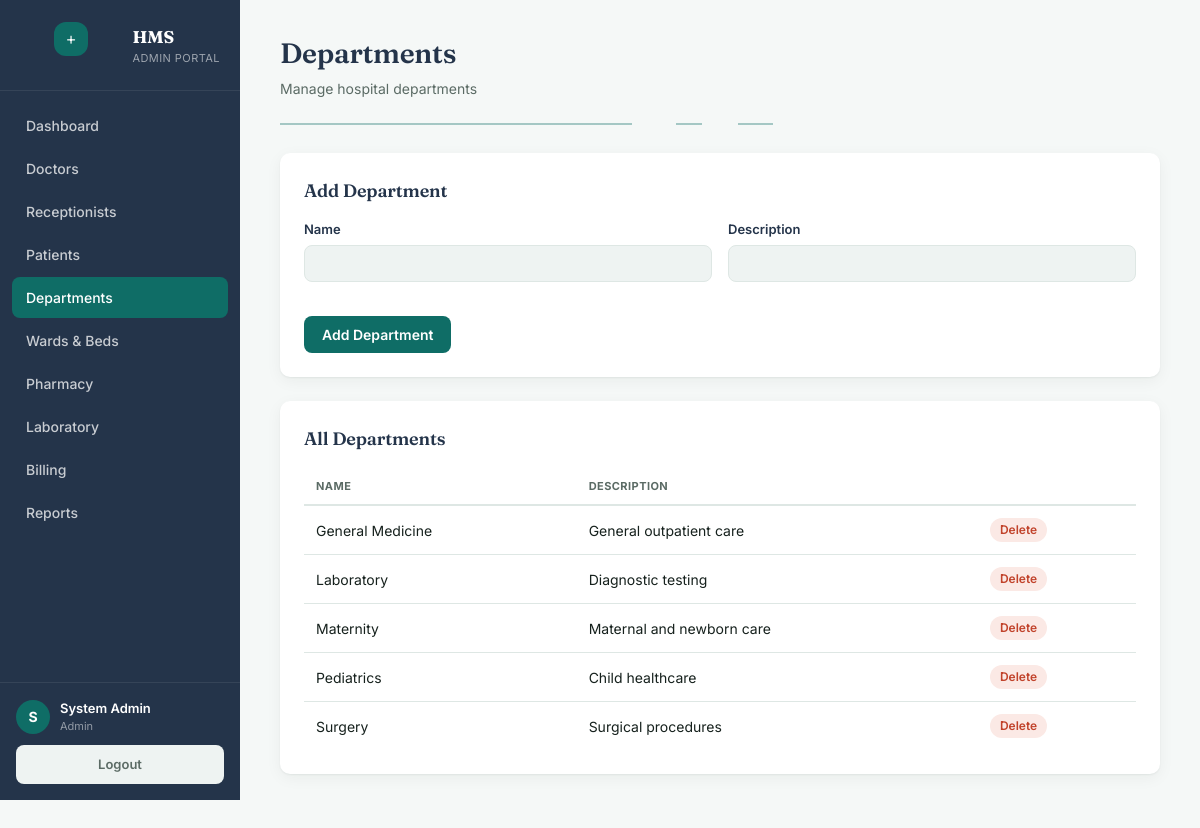
The app's page /admin/departments.php (signed in) with its own data.
### tables this page shows
CREATE TABLE departments (
    id INT AUTO_INCREMENT PRIMARY KEY,
    name VARCHAR(100) NOT NULL,
    description TEXT
);

### includes/functions.php (called while the page is built, shortened)
<?php
function clean($str) {
    return htmlspecialchars(trim($str ?? ''), ENT_QUOTES, 'UTF-8');
}

### admin/departments.php (the view, shortened to what this page needs)
<?php
require_once __DIR__ . '/../config/app.php';
$departments = $pdo->query("SELECT * FROM departments ORDER BY name")->fetchAll();
?>
<!DOCTYPE html>
<html lang="en">
<head>
<link rel="stylesheet" href="<?= BASE_URL ?>/assets/css/style.css">
</head>
<body>
<div class="app-shell">
    <?php include __DIR__ . '/../includes/sidebar.php'; ?>
    <main class="main">
        <div class="page-header"><div><h1>Departments</h1><p>Manage hospital departments</p></div></div>
        <div class="pulse-divider"></div>
        <div class="card">
            <h2>Add Department</h2>
            <form method="POST">
                <div class="form-grid">
                    <div class="form-group"><label>Name</label><input type="text" name="name" required></div>
                    <div class="form-group"><label>Description</label><input type="text" name="description"></div>
                </div>
                <button type="submit" name="add_department" class="btn btn-primary">Add Department</button>
            </form>
        </div>
        <div class="card">
            <h2>All Departments</h2>
            <?php if ($departments): ?>
            <table>
                <thead><tr><th>Name</th><th>Description</th><th></th></tr></thead>
                <tbody>
                <?php foreach ($departments as $d): ?>
                    <tr>
                        <td><?= clean($d['name']) ?></td>
                        <td><?= clean($d['description']) ?></td>
                        <td><a href="?delete=<?= $d['id'] ?>" onclick="return confirm('Delete this department?')" class="badge badge-danger">Delete</a></td>
                    </tr>
                <?php endforeach; ?>
                </tbody>
            </table>
            <?php else: ?><div class="empty-state">No departments yet.</div><?php endif; ?>
        </div>
    </main>
</div>
</body>
</html>

### assets/css/style.css (style rules this page uses)
:root { --bg: #F5F8F7; --surface: #FFFFFF; --surface-sunken: #EEF3F2; --border: #DEE7E4; --text: #16211D; --text-muted: #5B6B65; --teal: #0F6D66; --teal-dark: #0A4F4A; --teal-tint: #E4F1EF; --navy: #24344A; --danger: #C1432B; --danger-tint: #FBE9E5; --success: #3B8562; --success-tint: #E7F3EC; --warning: #B8862E; --warning-tint: #FBF1E1; --radius: 10px; --shadow: 0 1px 2px rgba(22,33,29,0.06), 0 4px 16px rgba(22,33,29,0.05); }
* { box-sizing: border-box; }
body { margin: 0; font-family: 'Inter', -apple-system, sans-serif; background: var(--bg); color: var(--text); font-size: 15px; line-height: 1.5; }
h1, h2, h3, .display { font-family: 'Fraunces', serif; font-weight: 600; color: var(--navy); letter-spacing: -0.01em; }
a { color: var(--teal); text-decoration: none; }
.btn { display: inline-block; padding: 10px 18px; border-radius: 8px; border: none; font-size: 14px; font-weight: 600; cursor: pointer; font-family: inherit; text-align: center; }
.btn-primary { background: var(--teal); color: #fff; margin-top: 20px; }
.app-shell { display: flex; min-height: 100vh; }
.main { flex: 1; padding: 32px 40px; max-width: 1200px; }
.page-header { display: flex; justify-content: space-between; align-items: flex-end; margin-bottom: 24px; flex-wrap: wrap; gap: 12px; }
.page-header h1 { font-size: 28px; margin: 0 0 4px; }
.page-header p { color: var(--text-muted); margin: 0; font-size: 14px; }
.pulse-divider { height: 2px; width: 100%; margin: 0 0 28px; background: linear-gradient(90deg, var(--teal) 0%, var(--teal) 40%, transparent 40%, transparent 45%, var(--teal) 45%, var(--teal) 48%, transparent 48%, transparent 52%, var(--teal) 52%, var(--teal) 56%, transparent 56%); opacity: 0.35; }
.card { background: var(--surface); border-radius: var(--radius); padding: 24px; box-shadow: var(--shadow); margin-bottom: 24px; }
.card h2 { font-size: 18px; margin: 0 0 16px; }
table { width: 100%; border-collapse: collapse; font-size: 14px; }
th { text-align: left; font-size: 11px; text-transform: uppercase; letter-spacing: .04em; color: var(--text-muted); padding: 10px 12px; border-bottom: 2px solid var(--border); }
td { padding: 12px; border-bottom: 1px solid var(--border); vertical-align: middle; }
tr:last-child td { border-bottom: none; }
.badge { display: inline-block; padding: 3px 10px; border-radius: 100px; font-size: 12px; font-weight: 600; }
.badge-danger { background: var(--danger-tint); color: var(--danger); }
.form-grid { display: grid; grid-template-columns: 1fr 1fr; gap: 16px; }
.form-group { display: flex; flex-direction: column; gap: 5px; margin-bottom: 14px; }
.form-group label { font-size: 13px; font-weight: 600; color: var(--navy); }
.form-group input, .form-group select, .form-group textarea { padding: 9px 12px; border: 1px solid var(--border); border-radius: 8px; font-size: 14px; font-family: inherit; background: var(--surface-sunken); }

### records on screen
departments: name "General Medicine", description "General outpatient care"
departments: name "Laboratory", description "Diagnostic testing"
departments: name "Maternity", description "Maternal and newborn care"
departments: name "Pediatrics", description "Child healthcare"
departments: name "Surgery", description "Surgical procedures"

### other values on screen
$role "ADMIN"
$item[0] "Dashboard"
$item[0] "Doctors"
$item[0] "Receptionists"
$item[0] "Patients"
$item[0] "Departments"
$item[0] "Wards & Beds"
$item[0] "Pharmacy"
$item[0] "Laboratory"
$item[0] "Billing"
$item[0] "Reports"
substr($user['full_name'], 0, 1) "S"
$user['full_name'] "System Admin"
$role "Admin"
